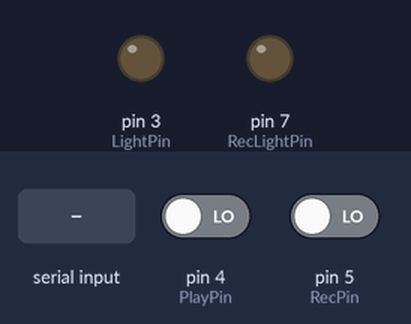
Simulated run of this sketch. Board: Arduino Uno, built with avr-gcc and run on an emulated ATmega328P. Parts: output pins drawn as LEDs (lit = HIGH). Inputs (shaded band) come from the test bench; at power-on: pin 4 (PlayPin) LOW, pin 5 (RecPin) LOW.

Above: at 1.2 s.
1.3 s: "a|" received over Serial
At 2.1 s:
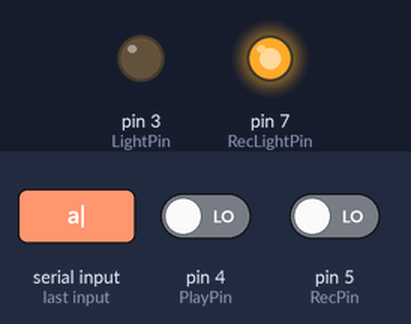
2.8 s: "90,45|" received over Serial
At 3.3 s:
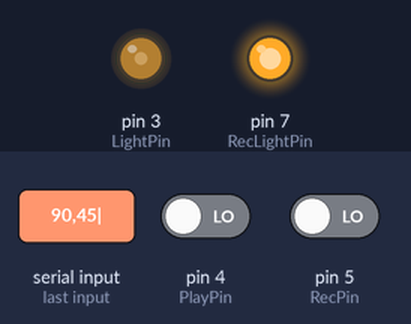
4.3 s: "b|" received over Serial
At 5.5 s:
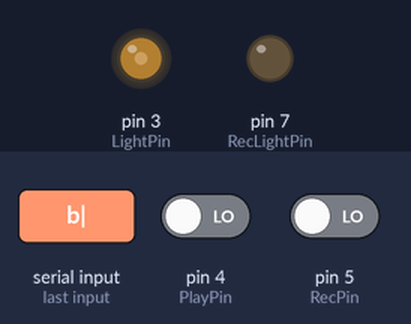
5.8 s: "30,150|" received over Serial
At 6.8 s:
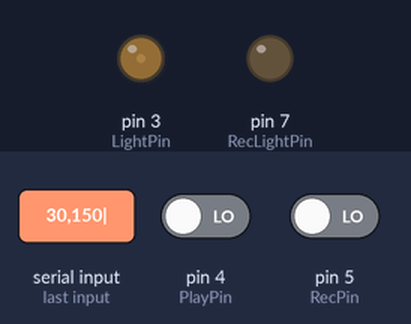
7.3 s: "200|" received over Serial
At 7.9 s:
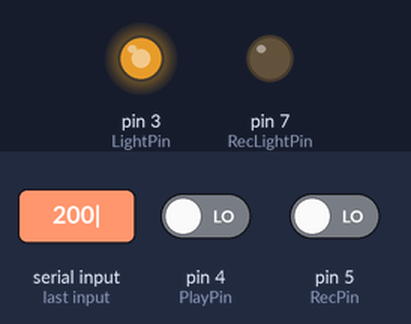
Timing chart, 0 to 10.3 s (numbered marks = the images above; inputs shaded):
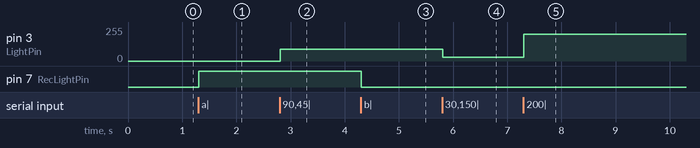

Measured:
- after the input at 1.3 s, pin 7 (RecLightPin): LOW → HIGH at once
- after the input at 2.8 s, pin 3 (LightPin): 0/255 → 90/255 at once
- after the input at 4.3 s, pin 7 (RecLightPin): HIGH → LOW at once
- after the input at 5.8 s, pin 3 (LightPin): 90/255 → 30/255 at once
- after the input at 7.3 s, pin 3 (LightPin): 30/255 → 200/255 at once

The sketch:

GlenRecord.ino
```cpp
#define SHORT_PRESS 10
#define LONG_PRESS 60
#define LONG_LONG_PRESS 500
#define SHORT_INTER 40

const int RecLightPin=7;
const int RecPin=5;
const int PlayPin=4;
const int LightPin=3;
int light_val=0;

bool rec_mode=false;
bool play_mode=false;

int rec_pressed_time=0;
int play_pressed_time=0;

int suprise_count=0;
int inter_time=0;

int play_long_delay=0;

// send 1: rec, 2: play, 3: check, 4: reset, 7:suprise


void setup(){

  pinMode(RecPin,INPUT);
  pinMode(PlayPin,INPUT);
  pinMode(LightPin,OUTPUT);
  pinMode(RecLightPin,OUTPUT);

  Serial.begin(9600);

}

void loop(){


  if(digitalRead(RecPin)==HIGH){
    rec_pressed_time++;
    if(checkReset()){
      delay(2000);
      return;
    }

  }else{
    if(rec_pressed_time>SHORT_PRESS){

      if(inter_time<SHORT_INTER){
        suprise_count++;

        if(suprise_count>=6){
          Serial.println("7|");
          suprise_count=0;
          delay(2000);
        }
      }else{
        Serial.println("1|");
        suprise_count=0;
      }

      inter_time=0;

    }

    rec_pressed_time=0;
  }


  if(digitalRead(PlayPin)==HIGH){
    play_pressed_time++;

    if(play_pressed_time>LONG_PRESS && digitalRead(RecPin)==LOW){
        Serial.println("3|");
//        play_long_delay=LONG_PRESS;
        play_pressed_time=0;
        suprise_count=0;
        delay(2000);
    }
  }else{
    if(play_pressed_time>SHORT_PRESS){
        Serial.println("2|");
       suprise_count=0;
    }
    play_pressed_time=0;

  }

  if(Serial.available()){
    String str_=Serial.readStringUntil('|');
    if(str_=="a"){
      digitalWrite(RecLightPin,HIGH);
    }else if(str_=="b"){
      digitalWrite(RecLightPin,LOW);
    }else{
      if(str_.length()>1){
        light_val=constrain(str_.toInt(),0,255);
      }
    }
  }
  analogWrite(LightPin,light_val);

  inter_time++;
  if(play_long_delay>0) play_long_delay--;

  delay(10);

}

bool checkReset(){
  if(rec_pressed_time>LONG_LONG_PRESS && play_pressed_time>LONG_LONG_PRESS){
      Serial.println("4|");
      play_pressed_time=rec_pressed_time=0;
      suprise_count=0;
    return true;
  }
  return false;
}
```
